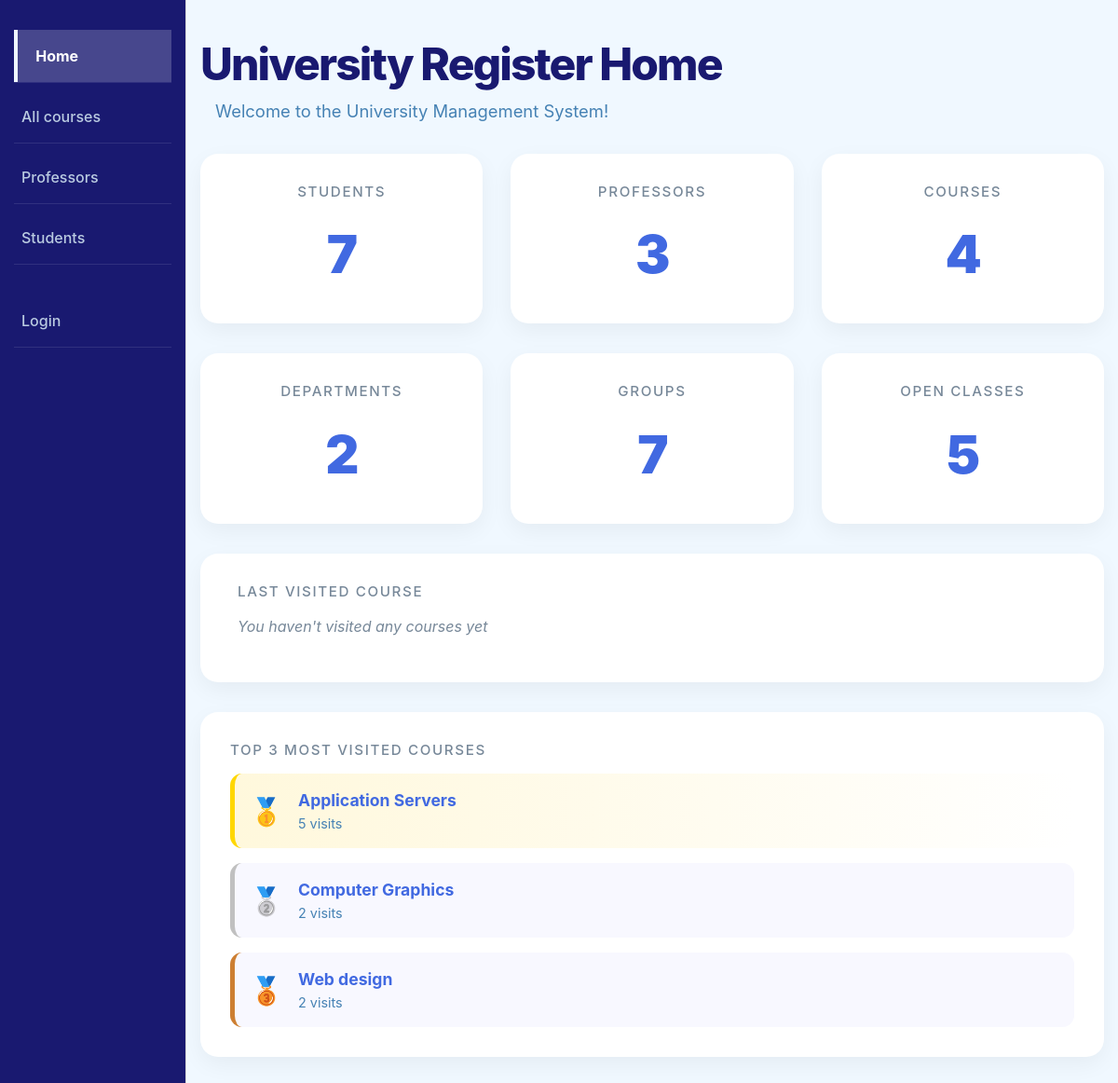
The app's page /catalog/, older data.
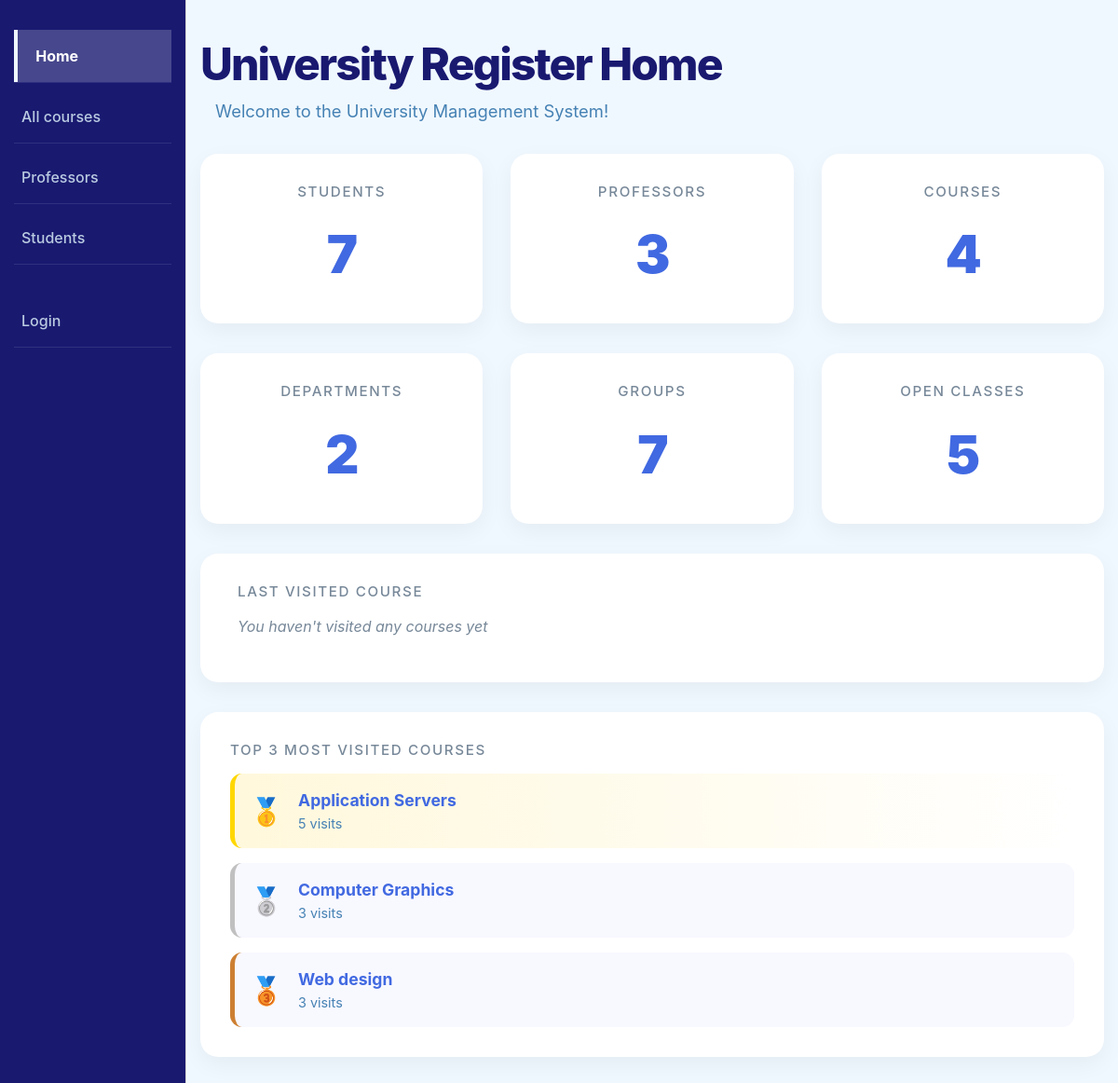
The same page, newer data.
### catalog/models.py (models this page shows, shortened)
class Course(models.Model):
  course_code = models.CharField(verbose_name='Course Code', max_length=200, help_text='Enter the course code')
  title = models.CharField(verbose_name='Course Title', max_length=200, help_text='Enter the course title')
  description = models.TextField(verbose_name='Course Description', help_text='Enter the course description', blank=True)
  academic_level = models.ForeignKey('Level', on_delete=models.SET_NULL, null=True)
  department = models.ForeignKey('Department', on_delete=models.SET_NULL, null=True)
  topic = models.CharField(verbose_name='Course Topic', max_length=255, help_text='Enter the course topic', blank=True)
  visit_count = models.PositiveIntegerField(default=0)
  def get_absolute_url(self):
    return reverse('course-detail', args=[str(self.id)])

### catalog/views.py (the view)
# urls.py: path('', views.index, name='index'),
def index(request):
    num_students = Student.objects.count()
    num_profesores = Profesor.objects.count()
    num_courses = Course.objects.count()
    num_departments = Department.objects.count()
    num_classgroups = ClassGroup.objects.count()
    num_classgroups_open = ClassGroup.objects.filter(status__exact='OPEN').count()
    last_course = None
    last_course_id = request.session.get('last_course_id')
    if last_course_id:
        last_course = Course.objects.filter(id=last_course_id).first()
    top_courses = Course.objects.order_by('-visit_count')[:3]
    context = {
        'num_students': num_students,
        'num_profesores': num_profesores,
        'num_courses': num_courses,
        'num_departments': num_departments,
        'num_classgroups': num_classgroups,
        'num_classgroups_open': num_classgroups_open,
        'last_course': last_course,
        'top_courses': top_courses,
    }
    return render(request, 'index.html', context=context)

### catalog/templates/index.html
{% extends "base_generic.html" %}
{% block content %}
  <h1 class="main-title">University Register Home</h1>
  <p class="subtitle">Welcome to the University Management System!</p>
  <div class="row">
    <div class="col-md-4 col-sm-6">
      <div class="stat-card">
        <h3>Students</h3>
        <p class="number-display">{{ num_students }}</p>
      </div>
    </div> <div class="col-md-4 col-sm-6">
      <div class="stat-card">
        <h3>Professors</h3>
        <p class="number-display">{{ num_profesores }}</p>
      </div>
    </div>
    <div class="col-md-4 col-sm-6">
      <div class="stat-card">
        <h3>Courses</h3>
        <p class="number-display">{{ num_courses }}</p>
      </div>
    </div>
    <div class="col-md-4 col-sm-6">
      <div class="stat-card">
        <h3>Departments</h3>
        <p class="number-display">{{ num_departments }}</p>
      </div>
    </div>
    <div class="col-md-4 col-sm-6">
      <div class="stat-card">
        <h3>Groups</h3>
        <p class="number-display">{{ num_classgroups }}</p>
      </div>
    </div>
    <div class="col-md-4 col-sm-6">
      <div class="stat-card">
        <h3>Open Classes</h3>
        <p class="number-display">{{ num_classgroups_open }}</p>
      </div>
    </div>
  </div>
  <div class="row">
    <div class="col-12">
      <div class="stat-card last-course-card">
        <h3>Last visited course</h3>
        {% if last_course %}
          <p class="last-course-title">
            <a href="{{ last_course.get_absolute_url }}">
              {{ last_course.title }}
            </a>
          </p>
          <p class="last-course-extra">
            {{ last_course.course_code }} • {{ last_course.department }}
          </p>
        {% else %}
          <p class="last-course-empty">
            You haven't visited any courses yet
          </p>
        {% endif %}
      </div>
    </div>
  </div>
  <div class="row">
    <div class="col-12">
      <div class="stat-card ranking-card">
        <h3>Top 3 Most Visited Courses</h3>
        <div class="top3-container">
          {% for course in top_courses %}
            <div class="top3-item position-{{ forloop.counter }}">
              <div class="medal">
                {% if forloop.counter == 1 %}🥇{% endif %}
                {% if forloop.counter == 2 %}🥈{% endif %}
                {% if forloop.counter == 3 %}🥉{% endif %}
              </div>
              <div class="top3-info">
                <a href="{{ course.get_absolute_url }}" class="top3-title">
                  {{ course.title }}
                </a>
                <p class="top3-visits">
                  {{ course.visit_count }} visits
                </p>
              </div>
            </div>
          {% empty %}
            <p>No data yet</p>
          {% endfor %}
        </div>
      </div>
    </div>
  </div>
{% endblock %}

Row changes from the older to the newer data that the page shows:
changed Course "Computer Graphics": visit_count "2" → "3"
changed Course "Web design": visit_count "2" → "3"
